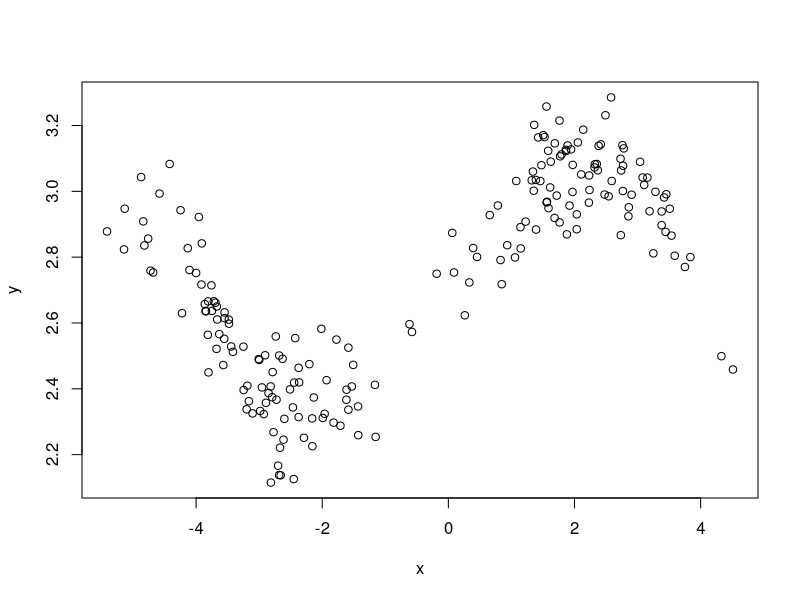
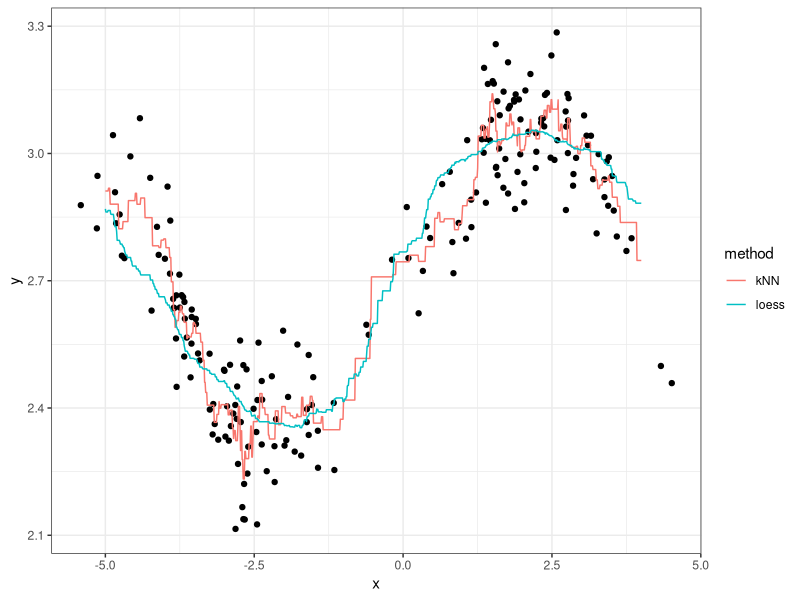

Reproduce these figures in R, in order.
## ---- chunk 1
library(tidyverse)
library(knitr)
library(ggplot2)
set.seed(87)
dat <- tibble(x = c(rnorm(100), rnorm(100)+5)-3,
              y = sin(x^2/5)/x + rnorm(200)/10 + exp(1))
kable(head(dat))

plot(y~x, data=dat)
## ---- chunk 2
dat
## ---- chunk 3
dat$xvalue<-rep(0,nrow(dat))
dat$d<-abs(dat$x-dat$xvalue)
dat1<-arrange(dat,d)
k<-dat1[1:10,]
yhat<-mean(k$y)
yhat
## ---- chunk 4
loess<-filter(dat,d<1)
loess
yhat_loess <- mean(loess$y)
yhat_loess
## ---- chunk 5
loess2<-filter(dat,d<.01)
## ---- chunk 6
library(tidyverse)
xgrid <- seq(-5, 4, length.out=1000)
kNN_estimates <- map_dbl(xgrid, function(x){
  
        dat$d<-abs(dat$x-x)
        dat1<-arrange(dat,d)
        k<-dat1[1:5,]
        mean(k$y)
        #return(yhat)
})
loess_estimates <- map_dbl(xgrid, function(x){
        dat$d<-abs(dat$x-x)
        arrange(dat,d)           
        loess<-filter(dat,d<1)
          
        yhat_loess <- mean(loess$y)
        return(yhat_loess)
})
est <- tibble(x=xgrid, kNN=kNN_estimates, loess=loess_estimates) %>% 
    gather(key="method", value="estimate", kNN, loess)
ggplot() +
    geom_point(data=dat, mapping=aes(x,y)) +
    geom_line(data=est, 
              mapping=aes(x,estimate, group=method, colour=method)) +
    theme_bw()
